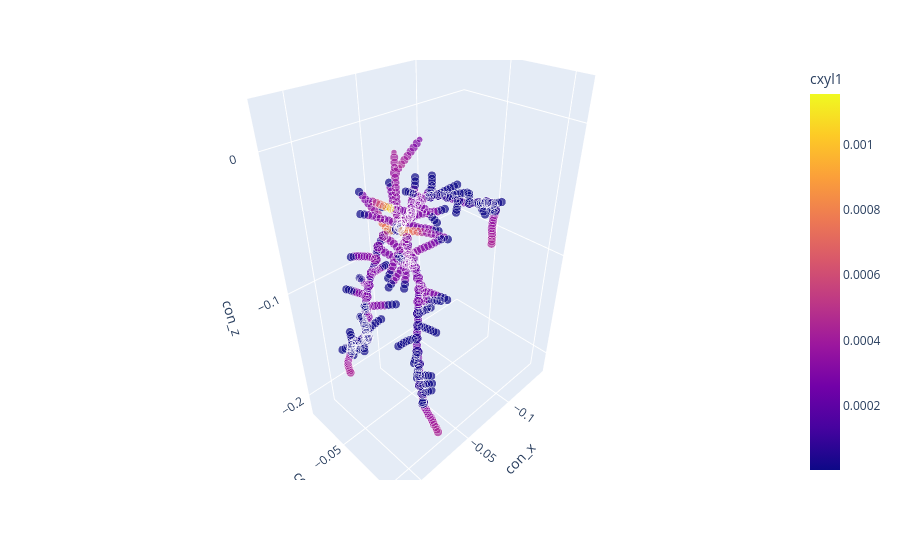

Notebook cell for this chart:
### Code cell


### Figure 1 — Plotly figure (JSON) as saved in the notebook; plotly's stock layout.template omitted (floating-point values rounded to 4 significant figures; data arrays with more than 128 entries replaced by an {"elided": "..."} marker saying what was removed)
{"data": [{"hovertemplate": "con_x=%{x}<br>con_y=%{y}<br>con_z=%{z}<br>ccc=%{marker.size}<br>cxyl1=%{marker.color}<extra></extra>", "legendgroup": "", "marker": {"color": {"elided": "698 float values"}, "coloraxis": "coloraxis", "size": {"elided": "698 int values"}, "sizemode": "area", "sizeref": 0.01, "symbol": "circle"}, "mode": "markers", "name": "", "scene": "scene", "showlegend": false, "type": "scatter3d", "x": {"elided": "698 float values"}, "y": {"elided": "698 float values"}, "z": {"elided": "698 float values"}}], "layout": {"coloraxis": {"colorbar": {"title": {"text": "cxyl1"}}, "colorscale": [[0, "#0d0887"], [0.1111, "#46039f"], [0.2222, "#7201a8"], [0.3333, "#9c179e"], [0.4444, "#bd3786"], [0.5556, "#d8576b"], [0.6667, "#ed7953"], [0.7778, "#fb9f3a"], [0.8889, "#fdca26"], [1, "#f0f921"]]}, "legend": {"itemsizing": "constant", "tracegroupgap": 0}, "margin": {"t": 60}, "scene": {"domain": {"x": [0, 1], "y": [0, 1]}, "xaxis": {"title": {"text": "con_x"}}, "yaxis": {"title": {"text": "con_y"}}, "zaxis": {"title": {"text": "con_z"}}}}}
